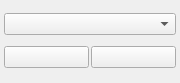
        <widget class="QWidget" name="page">
         <property name="geometry">
          <rect>
           <x>0</x>
           <y>0</y>
           <width>180</width>
           <height>83</height>
          </rect>
         </property>
         <attribute name="label">
          <string>Serial Connection</string>
         </attribute>
         <layout class="QGridLayout" name="gridLayout_2">
          <property name="leftMargin">
           <number>4</number>
          </property>
          <property name="topMargin">
           <number>4</number>
          </property>
          <property name="rightMargin">
           <number>4</number>
          </property>
          <property name="bottomMargin">
           <number>4</number>
          </property>
          <property name="spacing">
           <number>2</number>
          </property>
          <item row="0" column="0" colspan="2">
           <widget class="QComboBox" name="serialPortBox"/>
          </item>
          <item row="1" column="0">
           <widget class="QPushButton" name="serialRefreshButton">
            <property name="toolTip">
             <string>Refresh</string>
            </property>
            <property name="text">
             <string/>
            </property>
            <property name="icon">
             <iconset resource="resources.qrc">
              <normaloff>:/models/Icons/Refresh-96.png</normaloff>:/models/Icons/Refresh-96.png</iconset>
            </property>
           </widget>
          </item>
          <item row="1" column="1">
           <widget class="QPushButton" name="serialConnectButton">
            <property name="toolTip">
             <string>Connect</string>
            </property>
            <property name="text">
             <string/>
            </property>
            <property name="icon">
             <iconset resource="resources.qrc">
              <normaloff>:/models/Icons/Connected-96.png</normaloff>:/models/Icons/Connected-96.png</iconset>
            </property>
           </widget>
          </item>
         </layout>
        </widget>
